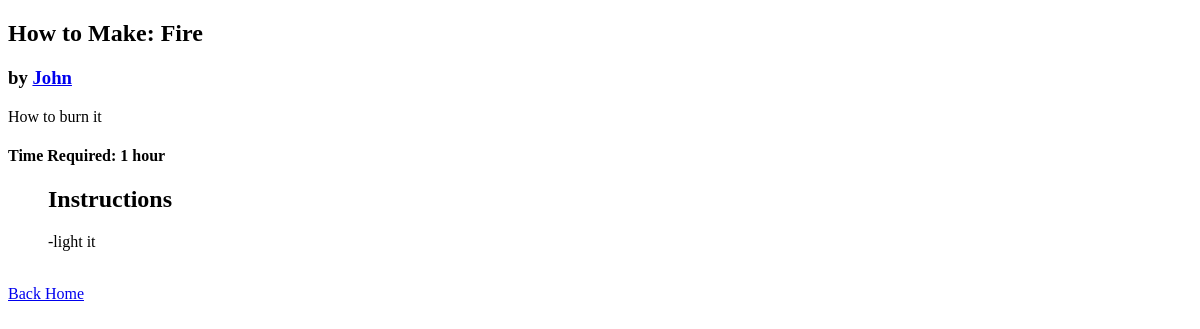
The page /recipe/1 on the database as committed earlier.
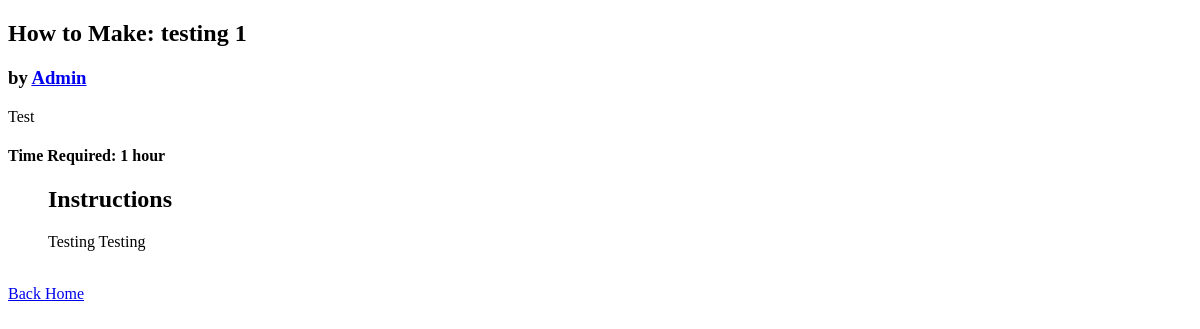
The same page on the database as committed later.
### recipes/models.py (models this page shows, shortened)
class Recipe(models.Model):
    author = models.ForeignKey(Author, on_delete=models.CASCADE)
    title = models.CharField(max_length=30)
    description = models.TextField()
    time_required = models.CharField(max_length=30)
    instructions = models.TextField()
    favorite = models.ManyToManyField(User, related_name='favorite', blank=True)

class Author(models.Model):
    name = models.CharField(max_length=50)
    bio = models.TextField()
    user = models.OneToOneField(User, on_delete=models.CASCADE)

### recipes/views.py (the view)
# urls.py: path('recipe/<int:recipe_id>', views.recipe, name='recipe'),
def recipe(req, recipe_id):
    is_fav = False
    recipe = Recipe.objects.get(id=recipe_id)
    if recipe.favorite.filter(id=req.user.id).exists():
        is_fav = True
    return render(req, 'recipe.html', {
        'recipe': recipe,
        'is_fav': is_fav,
    })

### recipes/templates/recipe.html (shortened to what this page needs)
{% extends "base.html" %}
{% block content %}
<h2>How to Make: {{recipe.title}}</h2>
<h3>by <a href="/author/{{recipe.author.id}}">{{recipe.author.name}}</a></h3>
<p>{{ recipe.description }}</p>
<h4>Time Required: {{ recipe.time_required }}</h4>
<ul>
        <h2>Instructions</h2>
        <p> {{ recipe.instructions }}
</ul>
<br>
<a href="{% url 'home' %}">Back Home</a>
{% endblock %}

### recipes/templates/base.html (shortened to what this page needs)
<!DOCTYPE html>
<html lang="en">
<head>
</head>
<body>
    {% block content %}
    {% endblock %}
</body>
</html>

Rows that differ between the two databases and show on the page:
changed Recipe: title "Fire" → "testing 1"; author.name "John" → "Admin"; description "How to burn it" → "Test"; instructions "-light it" → "Testing Testing"
